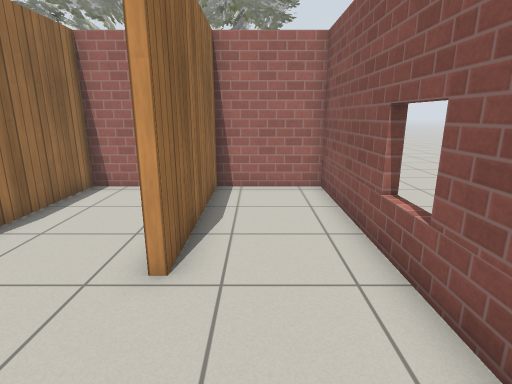
view 1 (above)

12 first-person views from a walk through a world built for the Gazebo simulator. The camera is 1.2 m above the floor, tilts 14° down and sees 80° across. The floor is counted in squares, 0.5 m on a side. Each view is taken from the middle of a square. On the plan, view 1 faces up. The plan holds only what a view shows up to about 18 squares ahead; the rest is blank. The place goes on beyond the plan. The robots in the file are not drawn. Simple patterns stand in for the simulator's built-in surfaces.

view 2
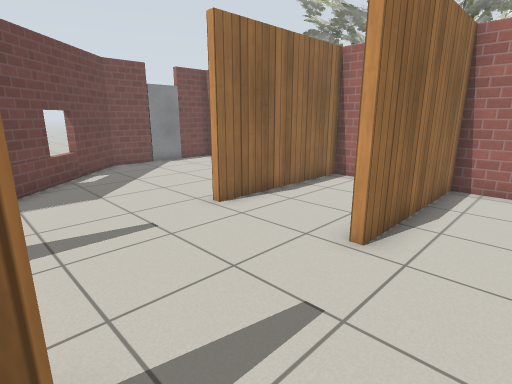

view 3
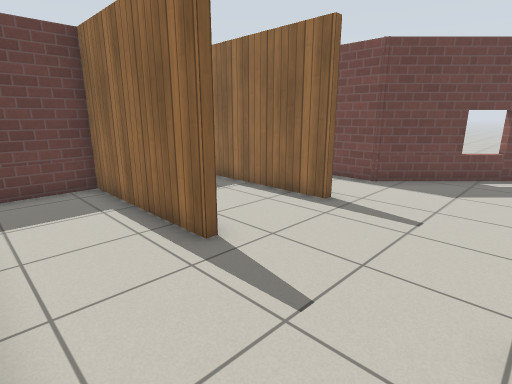

view 4
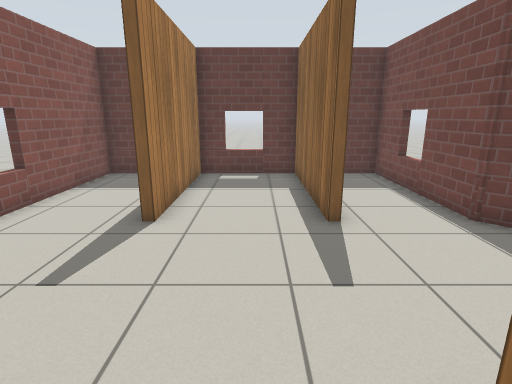

view 5
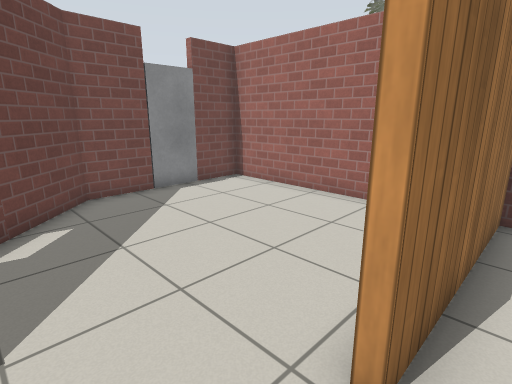

view 6
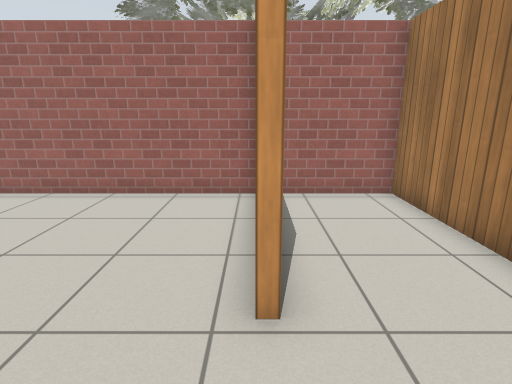

view 7
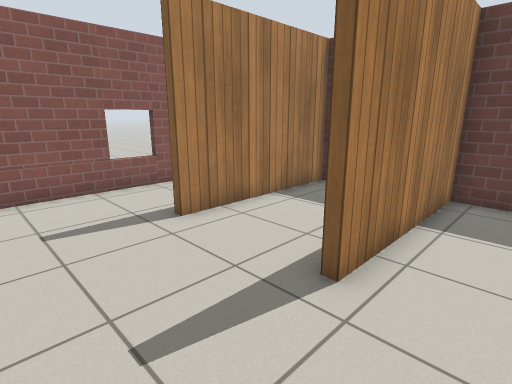

view 8
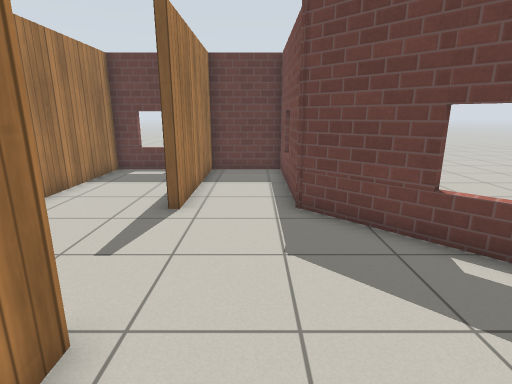

view 9
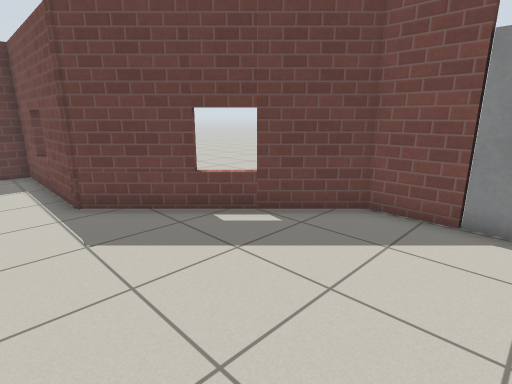

view 10
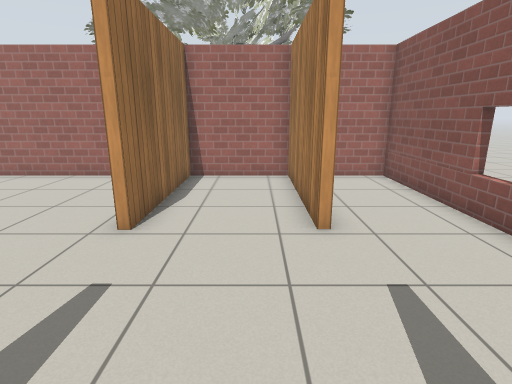

view 11
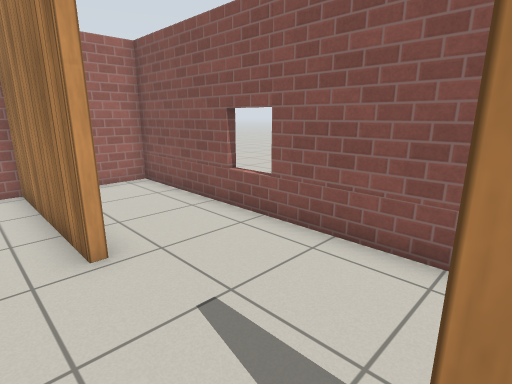

view 12
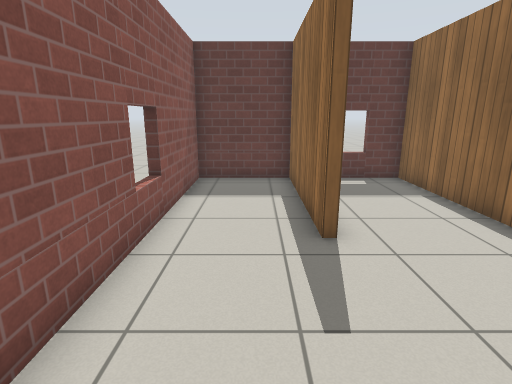

### Floor plan
Points are (right, up) in squares from view 1. A wall is a line through its corners. A room is listed if a view was taken in it or the views show most of it. See-through windows are left out.
Room 1 (views 1, 2, 3, 12)
walls: (-1.6, -0.7) (-1.4, -0.7) (-1.4, -7) (2.3, -7) (2.3, 10.4) (-1.4, 10.4) (-1.4, 4.2) (-1.6, 4.2)
ways out: opening at (-1, 2) to room 2
Room 2 (views 4, 5, 6, 10, 11)
walls: (-5.7, -0.6) (-5.7, -7) (-1.6, -7) (-1.6, -0.7); (-1.6, 4.2) (-1.6, 10.4) (-5.7, 10.4) (-5.7, 4.2) (-6, 4.2)
ways out: opening at (-1, 2) to room 1; opening at (-6, 2) to room 3
Room 3 (views 7, 8, 9)
walls: (-6, 4.2) (-6, 5.1); (-14.6, 6.6) (-14.6, 4.6) (-9.1, -0.8) (-9.1, -7) (-6, -7) (-6, -0.6); (-6, 10.4) (-14.6, 10.4) (-14.6, 8.5)
ways out: opening at (-6, 2) to room 2
objects: door leaf (-15, 7) to (-15, 8)

Where each view was taken, in squares from view 1:
view 1: 0 up, 0 right, facing up
view 2: 1 down, 1 right, facing up-left
view 3: 4 up, 2 right, facing down-left
view 4: 6 up, 4 left, facing down
view 5: 2 up, 5 left, facing up-left
view 6: 1 up, 6 left, facing up
view 7: 3 up, 8 left, facing down-right
view 8: 7 up, 8 left, facing down
view 9: 8 up, 7 left, facing down-left
view 10: 2 down, 3 left, facing up
view 11: 1 down, 3 left, facing up-right
view 12: 5 up, 0 right, facing down
